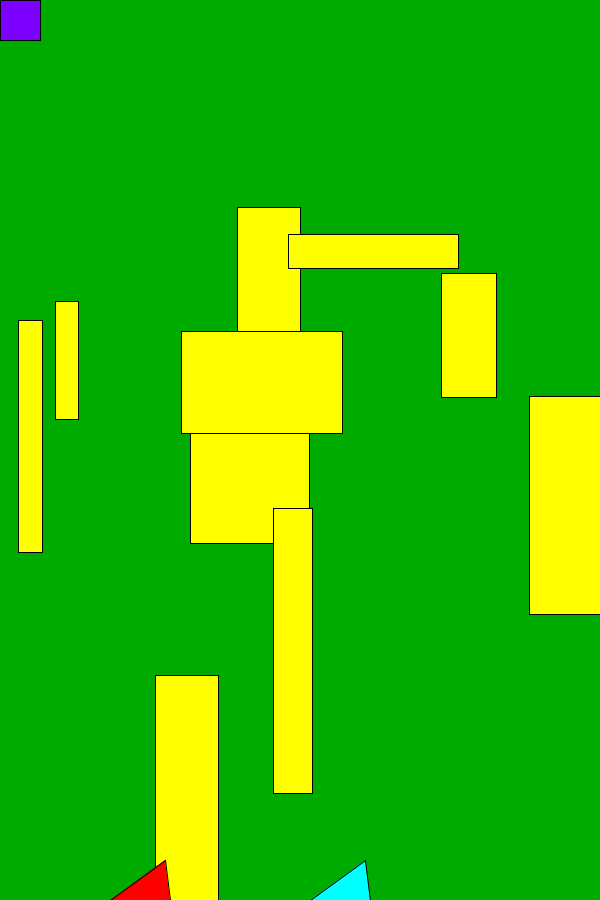
Frame 1 (no input)
Frame 60 (the mouse pressed at the canvas centre just before this capture): identical to frame 1, image omitted
Frame 120 (the mouse held since frame 60 and released just before this capture): identical to frame 1, image omitted

The Processing sketch that drew this single still picture (run headless with seeded random() and noise(); from frame 60 on, the mouse is pressed at the canvas centre):

// Processing sketch: processing_147296
// ── processing_147296.pde

int up;
int side;

void setup ()
{
  size (400,400);
  size(600,900);

  background (random(0,0), random(20,255), random(0,0));
fill(255,255,0);
rect (random(0,600),random(200,700),random(20,200),random(20,300));
rect (random(0,600),random(200,700),random(20,200),random(20,300));
rect (random(0,600),random(200,700),random(20,200),random(20,300));
rect (random(0,600),random(200,700),random(20,200),random(20,300));
rect (random(0,600),random(200,700),random(20,200),random(20,300));
rect (random(0,600),random(200,700),random(20,200),random(20,300));
rect (random(0,600),random(200,700),random(20,200),random(20,300));
rect (random(0,600),random(200,700),random(20,200),random(20,300));
rect (random(0,600),random(200,700),random(20,200),random(20,300));
rect (random(0,600),random(200,700),random(20,200),random(20,300));

fill(255,0,0);
triangle(110,900,165,860,170,900);

fill(0,255,255);
triangle(310,900,365,860,370,900);
}
void draw ()
{
  
  fill(123,0,255);
  rect (side,up,40,40);
  
  if (key=='w')
  {
    up=up-1;
  }
  else if (key=='s')
  {
    up=up+1;
  }
  else if (key=='a')
  {
    side=side-1;
  }
  else if (key=='d')
  {
    side=side+1;
  }
}
